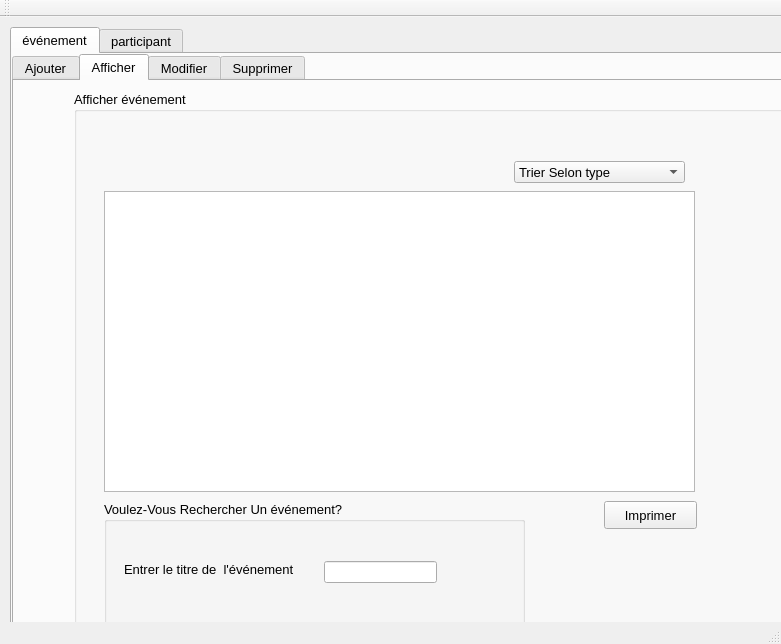
<?xml version="1.0" encoding="UTF-8"?>
<ui version="4.0">
 <class>MainWindow</class>
 <widget class="QMainWindow" name="MainWindow">
  <property name="geometry">
   <rect>
    <x>0</x>
    <y>0</y>
    <width>781</width>
    <height>644</height>
   </rect>
  </property>
  <property name="font">
   <font>
    <family>MS Serif</family>
   </font>
  </property>
  <property name="windowTitle">
   <string>Gestion des étudiants</string>
  </property>
  <widget class="QWidget" name="centralWidget">
   <widget class="QTabWidget" name="tabWidget_2">
    <property name="geometry">
     <rect>
      <x>10</x>
      <y>10</y>
      <width>961</width>
      <height>611</height>
     </rect>
    </property>
    <property name="font">
     <font>
      <family>MS Shell Dlg 2</family>
      <pointsize>10</pointsize>
     </font>
    </property>
    <property name="currentIndex">
     <number>0</number>
    </property>
    <property name="icon" stdset="0">
     <pixmap>:/back.png</pixmap>
    </property>
    <widget class="QWidget" name="tab_4">
     <attribute name="title">
      <string>événement</string>
     </attribute>
     <widget class="QTabWidget" name="tabWidget">
      <property name="geometry">
       <rect>
        <x>0</x>
        <y>0</y>
        <width>901</width>
        <height>661</height>
       </rect>
      </property>
      <property name="font">
       <font>
        <family>MS Shell Dlg 2</family>
        <pointsize>10</pointsize>
        <weight>50</weight>
        <bold>false</bold>
       </font>
      </property>
      <property name="styleSheet">
       <string notr="true">color:url(:/gris.jpg)</string>
      </property>
      <property name="currentIndex">
       <number>1</number>
      </property>
      <widget class="QWidget" name="tab">
       <attribute name="title">
        <string>Ajouter</string>
       </attribute>
       <widget class="QToolButton" name="toolButton">
        <property name="geometry">
         <rect>
          <x>0</x>
          <y>0</y>
          <width>27</width>
          <height>22</height>
         </rect>
        </property>
        <property name="text">
         <string>...</string>
        </property>
       </widget>
       <widget class="QGroupBox" name="groupBox_4">
        <property name="geometry">
         <rect>
          <x>110</x>
          <y>50</y>
          <width>541</width>
          <height>421</height>
         </rect>
        </property>
        <property name="font">
         <font>
          <family>MS Shell Dlg 2</family>
          <pointsize>10</pointsize>
          <weight>50</weight>
          <bold>false</bold>
         </font>
        </property>
        <property name="title">
         <string>Ajouter Un événement</string>
        </property>
        <widget class="QLineEdit" name="lineEdit_titre">
         <property name="geometry">
          <rect>
           <x>290</x>
           <y>60</y>
           <width>211</width>
           <height>20</height>
          </rect>
         </property>
        </widget>
        <widget class="QLineEdit" name="lineEdit_type">
         <property name="geometry">
          <rect>
           <x>290</x>
           <y>100</y>
           <width>211</width>
           <height>21</height>
          </rect>
         </property>
        </widget>
        <widget class="QLabel" name="label_2">
         <property name="geometry">
          <rect>
           <x>150</x>
           <y>110</y>
           <width>47</width>
           <height>13</height>
          </rect>
         </property>
         <property name="font">
          <font>
           <family>MS Shell Dlg 2</family>
           <pointsize>10</pointsize>
           <weight>50</weight>
           <bold>false</bold>
          </font>
         </property>
         <property name="text">
          <string>type</string>
         </property>
        </widget>
        <widget class="QLabel" name="label">
         <property name="geometry">
          <rect>
           <x>150</x>
           <y>60</y>
           <width>91</width>
           <height>16</height>
          </rect>
         </property>
         <property name="font">
          <font>
           <pointsize>10</pointsize>
          </font>
         </property>
         <property name="text">
          <string>titre</string>
         </property>
        </widget>
        <widget class="QLineEdit" name="lineEdit_lieu">
         <property name="geometry">
          <rect>
           <x>290</x>
           <y>150</y>
           <width>211</width>
           <height>20</height>
          </rect>
         </property>
        </widget>
        <widget class="QLineEdit" name="lineEdit">
         <property name="geometry">
          <rect>
           <x>290</x>
           <y>190</y>
           <width>211</width>
           <height>22</height>
          </rect>
         </property>
        </widget>
        <widget class="QLineEdit" name="lineEdit_2">
         <property name="geometry">
          <rect>
           <x>290</x>
           <y>230</y>
           <width>211</width>
           <height>22</height>
          </rect>
         </property>
        </widget>
        <widget class="QLabel" name="label_3">
         <property name="geometry">
          <rect>
           <x>150</x>
           <y>150</y>
           <width>81</width>
           <height>20</height>
          </rect>
         </property>
         <property name="font">
          <font>
           <family>MS Shell Dlg 2</family>
           <pointsize>10</pointsize>
           <weight>50</weight>
           <bold>false</bold>
          </font>
         </property>
         <property name="text">
          <string>lieu</string>
         </property>
        </widget>
        <widget class="QLabel" name="label_5">
         <property name="geometry">
          <rect>
           <x>150</x>
           <y>190</y>
           <width>81</width>
           <height>20</height>
          </rect>
         </property>
         <property name="font">
          <font>
           <family>MS Shell Dlg 2</family>
           <pointsize>10</pointsize>
           <weight>50</weight>
           <bold>false</bold>
          </font>
         </property>
         <property name="text">
          <string>datedébut</string>
         </property>
        </widget>
        <widget class="QLabel" name="label_6">
         <property name="geometry">
          <rect>
           <x>150</x>
           <y>230</y>
           <width>121</width>
           <height>16</height>
          </rect>
         </property>
         <property name="font">
          <font>
           <family>MS Shell Dlg 2</family>
           <pointsize>10</pointsize>
           <weight>50</weight>
           <bold>false</bold>
          </font>
         </property>
         <property name="text">
          <string>datefin</string>
         </property>
        </widget>
        <widget class="QPushButton" name="pushButton_3">
         <property name="geometry">
          <rect>
           <x>450</x>
           <y>320</y>
           <width>81</width>
           <height>31</height>
          </rect>
         </property>
         <property name="font">
          <font>
           <family>MS Shell Dlg 2</family>
           <pointsize>10</pointsize>
           <weight>50</weight>
           <bold>false</bold>
          </font>
         </property>
         <property name="text">
          <string>Mailing</string>
         </property>
        </widget>
        <widget class="QPushButton" name="pb_ajouter">
         <property name="geometry">
          <rect>
           <x>350</x>
           <y>320</y>
           <width>81</width>
           <height>31</height>
          </rect>
         </property>
         <property name="font">
          <font>
           <family>MS Shell Dlg 2</family>
           <pointsize>10</pointsize>
           <weight>50</weight>
           <bold>false</bold>
          </font>
         </property>
         <property name="text">
          <string>Ajouter</string>
         </property>
        </widget>
       </widget>
       <widget class="QLabel" name="label_17">
        <property name="geometry">
         <rect>
          <x>-25</x>
          <y>-60</y>
          <width>791</width>
          <height>621</height>
         </rect>
        </property>
        <property name="styleSheet">
         <string notr="true">background-image: url(:/gris.jpg);</string>
        </property>
        <property name="text">
         <string/>
        </property>
       </widget>
       <zorder>label_17</zorder>
       <zorder>groupBox_4</zorder>
       <zorder>toolButton</zorder>
      </widget>
      <widget class="QWidget" name="tab_2">
       <attribute name="title">
        <string>Afficher</string>
       </attribute>
       <widget class="QGroupBox" name="groupBox_3">
        <property name="geometry">
         <rect>
          <x>60</x>
          <y>10</y>
          <width>801</width>
          <height>601</height>
         </rect>
        </property>
        <property name="font">
         <font>
          <family>MS Shell Dlg 2</family>
          <pointsize>10</pointsize>
          <weight>50</weight>
          <bold>false</bold>
         </font>
        </property>
        <property name="title">
         <string>Afficher événement</string>
        </property>
        <widget class="QTableView" name="tabetudiant">
         <property name="geometry">
          <rect>
           <x>30</x>
           <y>100</y>
           <width>591</width>
           <height>301</height>
          </rect>
         </property>
        </widget>
        <widget class="QComboBox" name="comboBox">
         <property name="geometry">
          <rect>
           <x>440</x>
           <y>70</y>
           <width>171</width>
           <height>22</height>
          </rect>
         </property>
         <property name="font">
          <font>
           <family>MS Shell Dlg 2</family>
           <pointsize>10</pointsize>
           <weight>50</weight>
           <bold>false</bold>
          </font>
         </property>
         <item>
          <property name="text">
           <string>Trier Selon type</string>
          </property>
         </item>
        </widget>
        <widget class="QGroupBox" name="groupBox">
         <property name="geometry">
          <rect>
           <x>30</x>
           <y>410</y>
           <width>421</width>
           <height>131</height>
          </rect>
         </property>
         <property name="font">
          <font>
           <family>MS Shell Dlg 2</family>
           <pointsize>10</pointsize>
           <weight>50</weight>
           <bold>false</bold>
          </font>
         </property>
         <property name="title">
          <string>Voulez-Vous Rechercher Un événement?</string>
         </property>
         <widget class="QLabel" name="label_8">
          <property name="geometry">
           <rect>
            <x>20</x>
            <y>60</y>
            <width>211</width>
            <height>16</height>
           </rect>
          </property>
          <property name="font">
           <font>
            <family>MS Shell Dlg 2</family>
            <pointsize>10</pointsize>
            <weight>50</weight>
            <bold>false</bold>
           </font>
          </property>
          <property name="text">
           <string>Entrer le titre de  l'événement</string>
          </property>
         </widget>
         <widget class="QLineEdit" name="lineEdit_5">
          <property name="geometry">
           <rect>
            <x>220</x>
            <y>60</y>
            <width>113</width>
            <height>22</height>
           </rect>
          </property>
         </widget>
        </widget>
        <widget class="QPushButton" name="pushButton_2">
         <property name="geometry">
          <rect>
           <x>530</x>
           <y>410</y>
           <width>93</width>
           <height>28</height>
          </rect>
         </property>
         <property name="font">
          <font>
           <family>MS Shell Dlg 2</family>
           <pointsize>10</pointsize>
           <weight>50</weight>
           <bold>false</bold>
          </font>
         </property>
         <property name="text">
          <string>Imprimer</string>
         </property>
        </widget>
        <zorder>groupBox</zorder>
        <zorder>tabetudiant</zorder>
        <zorder>comboBox</zorder>
        <zorder>pushButton_2</zorder>
       </widget>
       <widget class="QLabel" name="label_18">
        <property name="geometry">
         <rect>
          <x>-5</x>
          <y>-5</y>
          <width>931</width>
          <height>581</height>
         </rect>
        </property>
        <property name="styleSheet">
         <string notr="true">background-image: url(:/gris.jpg);</string>
        </property>
        <property name="text">
         <string/>
        </property>
       </widget>
       <zorder>label_18</zorder>
       <zorder>groupBox_3</zorder>
      </widget>
      <widget class="QWidget" name="tab_6">
       <attribute name="title">
        <string>Modifier</string>
       </attribute>
       <widget class="QLabel" name="label_10">
        <property name="geometry">
         <rect>
          <x>230</x>
          <y>90</y>
          <width>91</width>
          <height>16</height>
         </rect>
        </property>
        <property name="font">
         <font>
          <family>MS Shell Dlg 2</family>
          <pointsize>10</pointsize>
          <weight>50</weight>
          <bold>false</bold>
         </font>
        </property>
        <property name="text">
         <string>titre</string>
        </property>
       </widget>
       <widget class="QLabel" name="label_11">
        <property name="geometry">
         <rect>
          <x>240</x>
          <y>130</y>
          <width>91</width>
          <height>16</height>
         </rect>
        </property>
        <property name="font">
         <font>
          <family>MS Shell Dlg 2</family>
          <pointsize>10</pointsize>
          <weight>50</weight>
          <bold>false</bold>
         </font>
        </property>
        <property name="text">
         <string>type</string>
        </property>
       </widget>
       <widget class="QLabel" name="label_12">
        <property name="geometry">
         <rect>
          <x>240</x>
          <y>170</y>
          <width>91</width>
          <height>16</height>
         </rect>
        </property>
        <property name="font">
         <font>
          <family>MS Shell Dlg 2</family>
          <pointsize>10</pointsize>
          <weight>50</weight>
          <bold>false</bold>
         </font>
        </property>
        <property name="text">
         <string>lieu</string>
        </property>
       </widget>
       <widget class="QLabel" name="label_14">
        <property name="geometry">
         <rect>
          <x>240</x>
          <y>210</y>
          <width>91</width>
          <height>16</height>
         </rect>
        </property>
        <property name="font">
         <font>
          <family>MS Shell Dlg 2</family>
          <pointsize>10</pointsize>
          <weight>50</weight>
          <bold>false</bold>
         </font>
        </property>
        <property name="text">
         <string>datedébut</string>
        </property>
       </widget>
       <widget class="QLabel" name="label_15">
        <property name="geometry">
         <rect>
          <x>240</x>
          <y>250</y>
          <width>91</width>
          <height>16</height>
         </rect>
        </property>
        <property name="font">
         <font>
          <family>MS Shell Dlg 2</family>
          <pointsize>10</pointsize>
          <weight>50</weight>
          <bold>false</bold>
         </font>
        </property>
        <property name="text">
         <string>datefin</string>
        </property>
       </widget>
       <widget class="QLineEdit" name="lineEdit_6">
        <property name="geometry">
         <rect>
          <x>400</x>
          <y>90</y>
          <width>181</width>
          <height>22</height>
         </rect>
        </property>
       </widget>
       <widget class="QLineEdit" name="lineEdit_7">
        <property name="geometry">
         <rect>
          <x>400</x>
          <y>130</y>
          <width>181</width>
          <height>22</height>
         </rect>
        </property>
       </widget>
       <widget class="QLineEdit" name="lineEdit_8">
        <property name="geometry">
         <rect>
          <x>400</x>
          <y>170</y>
          <width>181</width>
          <height>22</height>
         </rect>
        </property>
       </widget>
       <widget class="QLineEdit" name="lineEdit_9">
        <property name="geometry">
         <rect>
          <x>400</x>
          <y>210</y>
          <width>181</width>
          <height>22</height>
         </rect>
        </property>
       </widget>
       <widget class="QLineEdit" name="lineEdit_10">
        <property name="geometry">
         <rect>
          <x>400</x>
          <y>250</y>
          <width>181</width>
          <height>22</height>
         </rect>
        </property>
       </widget>
       <widget class="QLabel" name="label_19">
        <property name="geometry">
         <rect>
          <x>-70</x>
          <y>-20</y>
          <width>1131</width>
          <height>621</height>
         </rect>
        </property>
        <property name="styleSheet">
         <string notr="true">background-image: url(:/gris.jpg);</string>
        </property>
        <property name="text">
         <string/>
        </property>
       </widget>
       <widget class="QGroupBox" name="groupBox_2">
        <property name="geometry">
         <rect>
          <x>170</x>
          <y>50</y>
          <width>451</width>
          <height>371</height>
         </rect>
        </property>
        <property name="font">
         <font>
          <pointsize>10</pointsize>
         </font>
        </property>
        <property name="title">
         <string>Modifier un événement</string>
        </property>
        <widget class="QPushButton" name="pushButton">
         <property name="geometry">
          <rect>
           <x>320</x>
           <y>290</y>
           <width>81</width>
           <height>21</height>
          </rect>
         </property>
         <property name="font">
          <font>
           <family>MS Shell Dlg 2</family>
           <pointsize>10</pointsize>
           <weight>50</weight>
           <bold>false</bold>
          </font>
         </property>
         <property name="text">
          <string>Modifier</string>
         </property>
        </widget>
       </widget>
       <zorder>label_19</zorder>
       <zorder>groupBox_2</zorder>
       <zorder>label_10</zorder>
       <zorder>label_11</zorder>
       <zorder>label_12</zorder>
       <zorder>label_14</zorder>
       <zorder>label_15</zorder>
       <zorder>lineEdit_6</zorder>
       <zorder>lineEdit_7</zorder>
       <zorder>lineEdit_8</zorder>
       <zorder>lineEdit_9</zorder>
       <zorder>lineEdit_10</zorder>
      </widget>
      <widget class="QWidget" name="tab_3">
       <attribute name="title">
        <string>Supprimer</string>
       </attribute>
       <widget class="QGroupBox" name="groupBox_5">
        <property name="geometry">
         <rect>
          <x>150</x>
          <y>120</y>
          <width>391</width>
          <height>161</height>
         </rect>
        </property>
        <property name="font">
         <font>
          <family>MS Shell Dlg 2</family>
          <pointsize>10</pointsize>
          <weight>50</weight>
          <bold>false</bold>
         </font>
        </property>
        <property name="title">
         <string>Entrer le titre d'un événement Pour Le Supprimer</string>
        </property>
        <widget class="QPushButton" name="pb_supprimer_3">
         <property name="geometry">
          <rect>
           <x>290</x>
           <y>80</y>
           <width>81</width>
           <height>23</height>
          </rect>
         </property>
         <property name="font">
          <font>
           <family>MS Shell Dlg 2</family>
           <pointsize>10</pointsize>
           <weight>50</weight>
           <bold>false</bold>
          </font>
         </property>
         <property name="text">
          <string>Supprimer</string>
         </property>
        </widget>
        <widget class="QLineEdit" name="lineEdit_id_2">
         <property name="geometry">
          <rect>
           <x>160</x>
           <y>80</y>
           <width>113</width>
           <height>20</height>
          </rect>
         </property>
        </widget>
        <widget class="QLabel" name="label_9">
         <property name="geometry">
          <rect>
           <x>50</x>
           <y>80</y>
           <width>91</width>
           <height>16</height>
          </rect>
         </property>
         <property name="font">
          <font>
           <family>MS Shell Dlg 2</family>
           <pointsize>10</pointsize>
           <weight>50</weight>
           <bold>false</bold>
          </font>
         </property>
         <property name="text">
          <string>titre</string>
         </property>
        </widget>
       </widget>
       <widget class="QLabel" name="label_20">
        <property name="geometry">
         <rect>
          <x>-110</x>
          <y>-70</y>
          <width>1171</width>
          <height>661</height>
         </rect>
        </property>
        <property name="styleSheet">
         <string notr="true">background-image: url(:/gris.jpg);</string>
        </property>
        <property name="text">
         <string/>
        </property>
       </widget>
       <zorder>label_20</zorder>
       <zorder>groupBox_5</zorder>
      </widget>
     </widget>
    </widget>
    <widget class="QWidget" name="tab_5">
     <attribute name="title">
      <string>participant</string>
     </attribute>
     <widget class="QTabWidget" name="tabWidget_3">
      <property name="geometry">
       <rect>
        <x>0</x>
        <y>0</y>
        <width>801</width>
        <height>551</height>
       </rect>
      </property>
      <property name="font">
       <font>
        <family>MS Shell Dlg 2</family>
        <pointsize>10</pointsize>
       </font>
      </property>
      <property name="currentIndex">
       <number>2</number>
      </property>
      <widget class="QWidget" name="tab_7">
       <attribute name="title">
        <string>Ajouter</string>
       </attribute>
       <widget class="QLabel" name="label_21">
        <property name="geometry">
         <rect>
          <x>-40</x>
          <y>-10</y>
          <width>841</width>
          <height>621</height>
         </rect>
        </property>
        <property name="styleSheet">
         <string notr="true">background-image: url(:/gris.jpg);</string>
        </property>
        <property name="text">
         <string/>
        </property>
       </widget>
       <widget class="QGroupBox" name="groupBox_6">
        <property name="geometry">
         <rect>
          <x>80</x>
          <y>60</y>
          <width>541</width>
          <height>361</height>
         </rect>
        </property>
        <property name="title">
         <string>Ajouter Une Fonction</string>
        </property>
        <widget class="QLabel" name="label_22">
         <property name="geometry">
          <rect>
           <x>150</x>
           <y>110</y>
           <width>101</width>
           <height>16</height>
          </rect>
         </property>
         <property name="text">
          <string>Département</string>
         </property>
        </widget>
        <widget class="QLabel" name="label_23">
         <property name="geometry">
          <rect>
           <x>150</x>
           <y>60</y>
           <width>81</width>
           <height>16</height>
          </rect>
         </property>
         <property name="text">
          <string>Identifiant</string>
         </property>
        </widget>
        <widget class="QLabel" name="label_26">
         <property name="geometry">
          <rect>
           <x>150</x>
           <y>150</y>
           <width>81</width>
           <height>20</height>
          </rect>
         </property>
         <property name="text">
          <string>Direction</string>
         </property>
        </widget>
        <widget class="QLabel" name="label_27">
         <property name="geometry">
          <rect>
           <x>150</x>
           <y>190</y>
           <width>81</width>
           <height>20</height>
          </rect>
         </property>
         <property name="text">
          <string>Service</string>
         </property>
        </widget>
        <widget class="QLabel" name="label_28">
         <property name="geometry">
          <rect>
           <x>150</x>
           <y>230</y>
           <width>121</width>
           <height>16</height>
          </rect>
         </property>
         <property name="text">
          <string>Poste</string>
         </property>
        </widget>
        <widget class="QLineEdit" name="lineEdit_15">
         <property name="geometry">
          <rect>
           <x>290</x>
           <y>60</y>
           <width>211</width>
           <height>22</height>
          </rect>
         </property>
        </widget>
        <widget class="QLineEdit" name="lineEdit_16">
         <property name="geometry">
          <rect>
           <x>290</x>
           <y>110</y>
           <width>211</width>
           <height>22</height>
          </rect>
         </property>
        </widget>
        <widget class="QLineEdit" name="lineEdit_17">
         <property name="geometry">
          <rect>
           <x>290</x>
           <y>150</y>
           <width>211</width>
           <height>22</height>
          </rect>
         </property>
        </widget>
        <widget class="QLineEdit" name="lineEdit_18">
         <property name="geometry">
          <rect>
           <x>290</x>
           <y>190</y>
           <width>211</width>
           <height>22</height>
          </rect>
         </property>
        </widget>
        <widget class="QLineEdit" name="lineEdit_13">
         <property name="geometry">
          <rect>
           <x>290</x>
           <y>230</y>
           <width>211</width>
           <height>22</height>
          </rect>
         </property>
        </widget>
        <widget class="QPushButton" name="pushButton_5">
         <property name="geometry">
          <rect>
           <x>360</x>
           <y>300</y>
           <width>81</width>
           <height>28</height>
          </rect>
         </property>
         <property name="text">
          <string>Ajouter</string>
         </property>
        </widget>
        <widget class="QPushButton" name="pushButton_6">
         <property name="geometry">
          <rect>
           <x>440</x>
           <y>300</y>
           <width>81</width>
           <height>28</height>
          </rect>
         </property>
         <property name="text">
          <string>Mailing</string>
         </property>
        </widget>
       </widget>
      </widget>
      <widget class="QWidget" name="tab_8">
       <attribute name="title">
        <string>Afficher</string>
       </attribute>
       <widget class="QGroupBox" name="groupBox_7">
        <property name="geometry">
         <rect>
          <x>0</x>
          <y>10</y>
          <width>801</width>
          <height>591</height>
         </rect>
        </property>
        <property name="title">
         <string>Afficher Fonction</string>
        </property>
        <widget class="QComboBox" name="comboBox_2">
         <property name="geometry">
          <rect>
           <x>440</x>
           <y>70</y>
           <width>171</width>
           <height>22</height>
          </rect>
         </property>
         <item>
          <property name="text">
           <string>Trier Selon Poste</string>
          </property>
         </item>
        </widget>
        <widget class="QGroupBox" name="groupBox_8">
         <property name="geometry">
          <rect>
           <x>30</x>
           <y>410</y>
           <width>421</width>
           <height>141</height>
          </rect>
         </property>
         <property name="title">
          <string>Voulez-Vous Rechercher Un Poste?</string>
         </property>
         <widget class="QLabel" name="label_24">
          <property name="geometry">
           <rect>
            <x>40</x>
            <y>60</y>
            <width>211</width>
            <height>16</height>
           </rect>
          </property>
          <property name="text">
           <string>Entrer le poste</string>
          </property>
         </widget>
         <widget class="QLineEdit" name="lineEdit_19">
          <property name="geometry">
           <rect>
            <x>210</x>
            <y>60</y>
            <width>113</width>
            <height>22</height>
           </rect>
          </property>
         </widget>
        </widget>
        <widget class="QPushButton" name="pushButton_7">
         <property name="geometry">
          <rect>
           <x>530</x>
           <y>410</y>
           <width>93</width>
           <height>28</height>
          </rect>
         </property>
         <property name="text">
          <string>Imprimer</string>
         </property>
        </widget>
        <widget class="QTableView" name="tableView">
         <property name="geometry">
          <rect>
           <x>30</x>
           <y>100</y>
           <width>591</width>
           <height>301</height>
          </rect>
         </property>
        </widget>
       </widget>
       <widget class="QLabel" name="label_36">
        <property name="geometry">
         <rect>
          <x>-235</x>
          <y>0</y>
          <width>1121</width>
          <height>681</height>
         </rect>
        </property>
        <property name="styleSheet">
         <string notr="true">background-image:url(:/gris.jpg)</string>
        </property>
        <property name="text">
         <string/>
        </property>
       </widget>
       <zorder>label_36</zorder>
       <zorder>groupBox_7</zorder>
      </widget>
      <widget class="QWidget" name="tab_9">
       <attribute name="title">
        <string>Modifier</string>
       </attribute>
       <widget class="QGroupBox" name="groupBox_9">
        <property name="geometry">
         <rect>
          <x>100</x>
          <y>50</y>
          <width>521</width>
          <height>361</height>
         </rect>
        </property>
        <property name="title">
         <string>Modifier Une Fonction</string>
        </property>
        <widget class="QLabel" name="label_25">
         <property name="geometry">
          <rect>
           <x>150</x>
           <y>110</y>
           <width>101</width>
           <height>16</height>
          </rect>
         </property>
         <property name="text">
          <string>Département</string>
         </property>
        </widget>
        <widget class="QLabel" name="label_29">
         <property name="geometry">
          <rect>
           <x>150</x>
           <y>60</y>
           <width>101</width>
           <height>16</height>
          </rect>
         </property>
         <property name="text">
          <string>Identifiant</string>
         </property>
        </widget>
        <widget class="QLabel" name="label_30">
         <property name="geometry">
          <rect>
           <x>150</x>
           <y>150</y>
           <width>81</width>
           <height>20</height>
          </rect>
         </property>
         <property name="text">
          <string>Direction</string>
         </property>
        </widget>
        <widget class="QLabel" name="label_31">
         <property name="geometry">
          <rect>
           <x>150</x>
           <y>190</y>
           <width>81</width>
           <height>20</height>
          </rect>
         </property>
         <property name="text">
          <string>Service</string>
         </property>
        </widget>
        <widget class="QLabel" name="label_32">
         <property name="geometry">
          <rect>
           <x>150</x>
           <y>230</y>
           <width>121</width>
           <height>16</height>
          </rect>
         </property>
         <property name="text">
          <string>Poste</string>
         </property>
        </widget>
        <widget class="QLineEdit" name="lineEdit_24">
         <property name="geometry">
          <rect>
           <x>290</x>
           <y>60</y>
           <width>211</width>
           <height>22</height>
          </rect>
         </property>
        </widget>
        <widget class="QLineEdit" name="lineEdit_20">
         <property name="geometry">
          <rect>
           <x>290</x>
           <y>110</y>
           <width>211</width>
           <height>22</height>
          </rect>
         </property>
        </widget>
        <widget class="QLineEdit" name="lineEdit_25">
         <property name="geometry">
          <rect>
           <x>290</x>
           <y>150</y>
           <width>211</width>
           <height>22</height>
          </rect>
         </property>
        </widget>
        <widget class="QLineEdit" name="lineEdit_26">
         <property name="geometry">
          <rect>
           <x>290</x>
           <y>190</y>
           <width>211</width>
           <height>22</height>
          </rect>
         </property>
        </widget>
        <widget class="QLineEdit" name="lineEdit_27">
         <property name="geometry">
          <rect>
           <x>290</x>
           <y>230</y>
           <width>211</width>
           <height>22</height>
          </rect>
         </property>
        </widget>
       </widget>
       <widget class="QLabel" name="label_33">
        <property name="geometry">
         <rect>
          <x>0</x>
          <y>0</y>
          <width>861</width>
          <height>611</height>
         </rect>
        </property>
        <property name="styleSheet">
         <string notr="true">background-image:url(:/gris.jpg)</string>
        </property>
        <property name="text">
         <string/>
        </property>
       </widget>
       <zorder>label_33</zorder>
       <zorder>groupBox_9</zorder>
      </widget>
      <widget class="QWidget" name="tab_10">
       <attribute name="title">
        <string>Supprimer</string>
       </attribute>
       <widget class="QLabel" name="label_34">
        <property name="geometry">
         <rect>
          <x>-180</x>
          <y>-40</y>
          <width>931</width>
          <height>671</height>
         </rect>
        </property>
        <property name="styleSheet">
         <string notr="true">background-image:url(:/gris.jpg)</string>
        </property>
        <property name="text">
         <string/>
        </property>
       </widget>
       <widget class="QGroupBox" name="groupBox_10">
        <property name="geometry">
         <rect>
          <x>180</x>
          <y>120</y>
          <width>391</width>
          <height>161</height>
         </rect>
        </property>
        <property name="title">
         <string>Entrer le poste Pour Le Supprimer</string>
        </property>
        <widget class="QLabel" name="label_35">
         <property name="geometry">
          <rect>
           <x>50</x>
           <y>80</y>
           <width>91</width>
           <height>16</height>
          </rect>
         </property>
         <property name="text">
          <string>Poste</string>
         </property>
        </widget>
        <widget class="QLineEdit" name="lineEdit_14">
         <property name="geometry">
          <rect>
           <x>150</x>
           <y>80</y>
           <width>113</width>
           <height>22</height>
          </rect>
         </property>
        </widget>
        <widget class="QPushButton" name="pushButton_4">
         <property name="geometry">
          <rect>
           <x>290</x>
           <y>80</y>
           <width>93</width>
           <height>28</height>
          </rect>
         </property>
         <property name="text">
          <string>Supprimer</string>
         </property>
        </widget>
       </widget>
      </widget>
     </widget>
    </widget>
   </widget>
  </widget>
  <widget class="QMenuBar" name="menuBar">
   <property name="geometry">
    <rect>
     <x>0</x>
     <y>0</y>
     <width>781</width>
     <height>22</height>
    </rect>
   </property>
  </widget>
  <widget class="QToolBar" name="mainToolBar">
   <attribute name="toolBarArea">
    <enum>TopToolBarArea</enum>
   </attribute>
   <attribute name="toolBarBreak">
    <bool>false</bool>
   </attribute>
  </widget>
  <widget class="QStatusBar" name="statusBar"/>
 </widget>
 <layoutdefault spacing="6" margin="11"/>
 <resources/>
 <connections/>
</ui>
